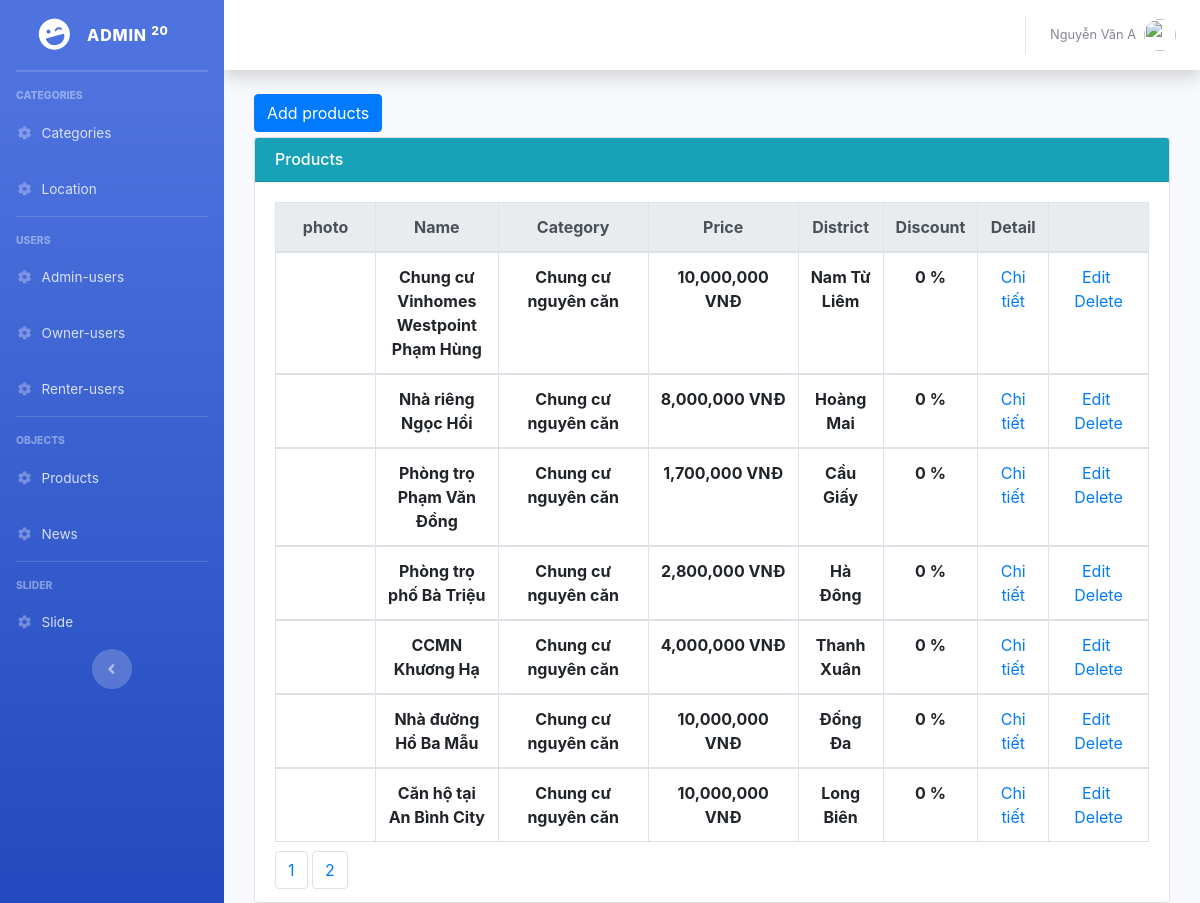
Before: /Backend/Admin/index.php?controller=products&action=read&p=2 (signed in) with the older database file.
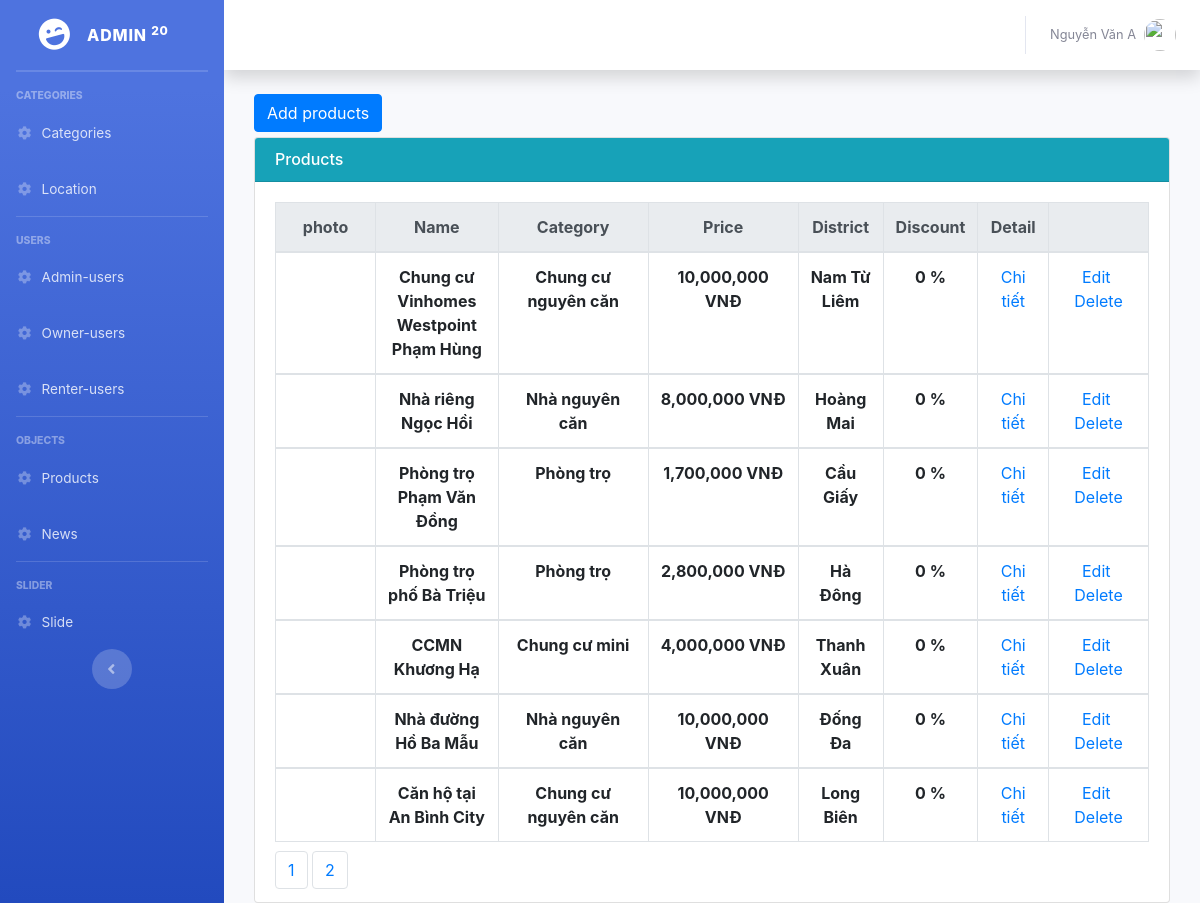
After: the same page with the newer database file.
### tables this page shows
CREATE TABLE `products` (
  `id` int(11) NOT NULL,
  `name` varchar(500) NOT NULL,
  `photo` varchar(255) NOT NULL,
  `owner_id` int(11) NOT NULL,
  `category_id` int(11) NOT NULL,
  `location_id` int(11) NOT NULL,
  `address` varchar(500) NOT NULL,
  `title` varchar(500) NOT NULL,
  `description` varchar(4000) NOT NULL,
  `area` double NOT NULL,
  `discount` double NOT NULL,
  `chung_chu` int(11) NOT NULL,
  `phong_tam` varchar(500) NOT NULL,
  `phong_bep` varchar(500) NOT NULL,
  `dieu_hoa` int(11) NOT NULL,
  `ban_cong` int(11) NOT NULL,
  `hot` int(11) NOT NULL,
  `gia_dien_nuoc` varchar(255) NOT NULL,
  `price` double NOT NULL,
  `quantities` int(11) NOT NULL,
  `date` date NOT NULL
);

CREATE TABLE `categories` (
  `id` int(11) NOT NULL,
  `name` varchar(255) NOT NULL
);

CREATE TABLE `location` (
  `id` int(11) NOT NULL,
  `name` varchar(500) NOT NULL
);

### Backend/Admin/Controllers/ProductsController.php (called while the page is built, shortened)
<?php
	include "Models/ProductsModel.php";
	class ProductsController extends ProductsModel{
		public function read(){
			$recordPerPage = 25;
			$numPage = ceil($this->modelTotal()/$recordPerPage);
			$listRecord = $this->modelRead($recordPerPage);
			include "Views/ProductsView.php";
		}
	}
 ?>

### Backend/Admin/Models/ProductsModel.php (called while the page is built, shortened)
<?php
	class ProductsModel{
		public function modelRead($recordPerPage){
			$total = $this->modelTotal();
			$numPage = ceil($total/$recordPerPage);
			$page = isset($_GET["p"]) && $_GET["p"] > 0 ? $_GET["p"]-1 : 0;
			$from = $page * $recordPerPage;
			$conn = Connection::getInstance();
			$query = $conn->query("select * from products order by id desc limit $from, $recordPerPage");
			return $query->fetchAll();
		}
		public function modelTotal(){
			$conn = Connection::getInstance();
			$query = $conn->query("select id from products order by id desc");
			return $query->rowCount();
		}
		public function modelGetCategoryName($id){
			$conn = Connection::getInstance();
			$query = $conn->query("select * from categories where id = $id");
			$record = $query->fetch();
			return $record->name;
		}
		public function modelGetLocationName($id){
			$conn = Connection::getInstance();
			$query = $conn->query("select * from location where id = $id");
			$record = $query->fetch();
			return $record->name;
		}
	}
 ?>

### Backend/Admin/Views/ProductsView.php (the view, shortened to what this page needs)
<div class="col-md-12" >
    <div style="margin-bottom:5px;">
        <a href="index.php?controller=products&action=create" class="btn btn-primary">Add products</a>
    </div>
    <div class="card card-primary">
        <h6 class="card-header bg-info" style="color: white">Products</h6>
        <div class="card-body">
            <table class="table table-bordered">
              <thead class="thead-light">
                <tr style="text-align: center;">
                  <th scope="col" style="width: 100px;">photo</th>
                  <th scope="col">Name</th>
                  <th scope="col" style="width: 150px;">Category</th>
                  <th scope="col" style="width: 150px;">Price</th>
                  <th scope="col">District</th>
                  <th scope="col" style="width: 80px;">Discount</th>
                  <th scope="col">Detail</th>
                  <th scope="col"style="width: 100px;"></th>
                </tr>
              </thead>
              <?php foreach($listRecord as $rows): ?>
              <tbody>
                <tr style="text-align: center;">
                  <td style="">
                  </td>
                  <th><?php echo $rows->name; ?></th>
                  <th><?php echo $this->modelGetCategoryName($rows->category_id); ?></th>
                  <th> <?php echo number_format($rows->price);?> VNĐ</th>
                  <th><?php echo $this->modelGetLocationName($rows->location_id); ?></th>
                  <th><?php echo number_format($rows->discount); ?> %</th>
                  <td><a href="index.php?controller=products&action=detail&id=<?php echo $rows->id;?>" class="label label-success">Chi tiết</a></td>
                  <td style="text-align:center;">
                    <a href="index.php?controller=products&action=update&id=<?php echo $rows->id; ?>">Edit</a>&nbsp;
                    <a href="index.php?controller=products&action=delete&id=<?php echo $rows->id; ?>" onclick="return window.confirm('Are you sure?');">Delete</a>
                  </td>
                </tr>
              </tbody>
              <?php endforeach; ?>
            </table>
            <ul class="pagination">
                <li class="page-item">
                    <?php for($i = 1; $i <= $numPage; $i++): ?>
                    <a href="index.php?controller=products&action=read&p=<?php echo $i; ?>" class="page-link"><?php echo $i; ?></a>
                    <?php endfor; ?>
                </li>
            </ul>
        </div>
    </div>
</div>

Changed rows visible on the page:
changed products "Nhà riêng Ngọc Hồi": category.name "Chung cư nguyên căn" → "Nhà nguyên căn"
changed products "Phòng trọ Phạm Văn Đồng": category.name "Chung cư nguyên căn" → "Phòng trọ"
changed products "Phòng trọ phố Bà Triệu": category.name "Chung cư nguyên căn" → "Phòng trọ"
changed products "CCMN Khương Hạ": category.name "Chung cư nguyên căn" → "Chung cư mini"
changed products "Nhà đường Hồ Ba Mẫu": category.name "Chung cư nguyên căn" → "Nhà nguyên căn"
